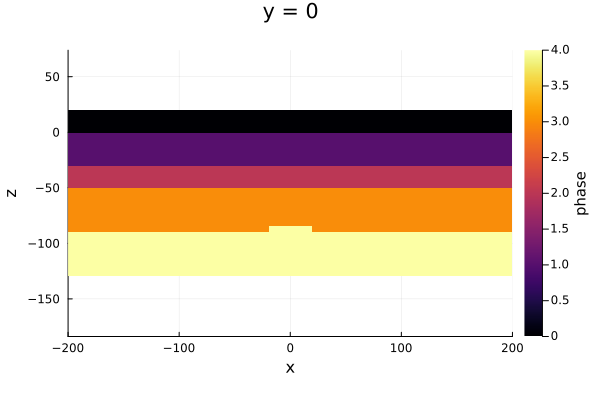

This figure's Julia source:
###############################
# 05_folds NR.02-24
# simple refiting model setup with plasticity

# if you have blue wavy underline below the model definition lines add this to the settings.json in the top left: "julia.lint.call": false
###############################


# load needed packages, GeophysicalModelGenerator is used to create shapes for the starting modelling conditions, GMT is used to import toppography, Plots is used to plot model before running the simulation
using LaMEM, GeophysicalModelGenerator, GMT, Plots


# directory you want your simulation's output to be saved in
out_dir = "output"

# Below we create a structure to define the modelling setup
model = Model(   
                # Scaling paramters, this ensure non-dimensionalisation in LaMEM but also gives the units to the outputs, you should not have to touch it 
                Scaling(GEO_units(  temperature     = 1000,
                                    stress          = 1e9Pa,
                                    length          = 1km,
                                    viscosity       = 1e20Pa*s) ),

                # This is where you setup the size of your model (as km as set above) and the resolution. e.g., x = [minX, maxX] (...)
                Grid(               x               = [-200.0,200.0],
                                    y               = [-1.0,1.0],               # notice here that y is only 2km as we want to run a 2D simulation
                                    z               = [-130.0,20.0],               # Here we change the maximum value of Z in order to account for "air"   
                                    nel             = (256,1,64) ),             # notice that only one element is given in the y-direction to effectively have a 2D simulation

                # sets the conditions at the walls of the modelled domain
                BoundaryConditions( temp_bot        = 20.0,                     # we set temperature, but it is not used in this model
                                    temp_top        = 20.0,
                                    open_top_bound  = 1,                        # we do not want a freesurface, yet!
                                    exx_num_periods = 1,
                                    exx_strain_rates= [2e-15]),
                                    # noslip          = [0, 0, 0, 0, 0, 0]),      # [left, right, front, back, bottom, top]

                # set timestepping parameters
                Time(               time_end        = 10.0,                     # Time is always expressed in Myrs (input/output definition)
                                    dt              = 0.001,                    # Target timestep, here 10k years
                                    dt_min          = 0.00001,                 # Minimum dt allowed, this is useful for more complex simulations
                                    dt_max          = 0.01,                      # max dt, here 100k years
                                    nstep_max       = 300,                      # Number of wanted timesteps
                                    nstep_out       = 2,                      # save output every nstep_out
                                    nstep_rdb       = 50 ),

                # set solution parameters
                SolutionParams(     eta_min         = 1e19,
                                    eta_ref         = 1e20,
                                    eta_max         = 1e24,
                                    init_guess      = 1,                        # initial guess flag
                                    p_lim_plast     = 1,                        # limit pressure at first iteration for plasticity
                                    min_cohes       = 1e3,                      # cohesion lower bound
                                    min_fric        = 0.1 ),       

                ModelSetup(         advect          = "rk2",                    # advection scheme
                                    interp          = "stag",                   # velocity interpolation scheme
                                    mark_ctrl       = "subgrid",                # marker control type
                                    rand_noise      = 1,
                                    nmark_lim       = [27, 64],                 # min/max number per cell
                                    nmark_sub       = 3 ),

                FreeSurface(	    surf_use        = 1,                        # free surface activation flag 
                                    surf_corr_phase = 1,                        # air phase ratio correction flag (due to surface position) 
                                    surf_level      = 0.0,                      # initial level 
                                    surf_air_phase  = 0,
                                    surf_max_angle  = 45.0 ),   

                # what will be saved in the output of the simulation
                Output(             out_density         = 1,
                                    out_melt_fraction   = 1,
                                    out_j2_strain_rate  = 1,
                                    out_temperature     = 1,
                                    out_pressure        = 1,
                                    out_surf            = 1,              
                                    out_surf_velocity   = 1,             	
                                    out_surf_pvd        = 1,  
                                    out_surf_topography = 1,
                                    out_dir             = out_dir ),
                # here we define the options for the solver, it is advised to no fiddle with this (only comment "-da_refine_y 1" for 3D simulations)
                Solver(             SolverType          = "direct",
                                    DirectSolver  	    = "mumps",
                                    PETSc_options       = [ "-snes_rtol 1e-2", "-snes_max_it 100"] )  
            )  

#=================== define phases (different materials) of the model ==========================#

model.Grid.Phases                  .= 1;                        # here we first define the background phase id = 0, this also defines the first layer
model.Grid.Temp                    .= 20.0;                     # here we first define the background temperature = 20.0


add_box!(model;  xlim=(model.Grid.coord_x[1], model.Grid.coord_x[2]), 
                ylim=(model.Grid.coord_y[1], model.Grid.coord_y[2]), 
                zlim=(-30.0, 0.0),

                Origin              = nothing,
                StrikeAngle         = 0,
                DipAngle            = 0,
                phase               = ConstantPhase(1),
                T                   = nothing )
add_box!(model;  xlim=(model.Grid.coord_x[1], model.Grid.coord_x[2]), 
                ylim=(model.Grid.coord_y[1], model.Grid.coord_y[2]), 
                zlim=(-50.0, -30.0),

                Origin              = nothing,
                StrikeAngle         = 0,
                DipAngle            = 0,
                phase               = ConstantPhase(2),
                T                   = nothing )

add_box!(model;  xlim=(model.Grid.coord_x[1], model.Grid.coord_x[2]), 
                ylim=(model.Grid.coord_y[1], model.Grid.coord_y[2]), 
                zlim=(-90.0, -50.0),

                Origin              = nothing,
                StrikeAngle         = 0,
                DipAngle            = 0,
                phase               = ConstantPhase(3),
                T                   = nothing )

add_box!(model;  xlim=(model.Grid.coord_x[1], model.Grid.coord_x[2]), 
                ylim=(model.Grid.coord_y[1], model.Grid.coord_y[2]), 
                zlim=(model.Grid.coord_z[1], -90.0),

                Origin              = nothing,
                StrikeAngle         = 0,
                DipAngle            = 0,
                phase               = ConstantPhase(4),
                T                   = nothing )

X                                   = model.Grid.Grid.X;
Z                                   = model.Grid.Grid.Z;
model.Grid.Phases[Z.>0.0]          .= 0;                        # if Z > 0 then we attribute the air phase value 0

# the next part overwrites the phase 1 with constant interval to create stripes for better vizualisation
# model.Grid.Phases[Z .> -35.0 .&& Z .<= -30.0 ] .= 2
# model.Grid.Phases[Z .> -25.0 .&& Z .<= -20.0 ] .= 2
# model.Grid.Phases[Z .> -15.0 .&& Z .<= -10.0 ] .= 2
# model.Grid.Phases[Z .> -5.0  .&& Z .<=  0.0 ]  .= 2

# add little notch to localize the formation of the rifting. Here the noth is slightly tested to generate asymmetric rifting
add_box!(model;  xlim=(-20, 20), 
                ylim=(model.Grid.coord_y[1], model.Grid.coord_y[2]), 
                zlim=(-90, -85.0),

                Origin              = nothing,
                StrikeAngle         = 0,
                DipAngle            = 0,
                phase               = ConstantPhase(4),
                T                   = nothing )
#====================== define material properties of the phases ============================#

softening = Softening(  ID              = 0,   			        # softening law ID
                        APS1            = 0.4, 			        # begin of softening APS
                        APS2            = 1.4, 			        # end of softening APS
                        A               = 0.95  ) 		        # reduction ratio
                            
air = Phase(            Name            = "Air",
                        ID              = 0,
                        rho             = 50, 
                        eta             = 1e19,         
                        G               = 5e10 );

crust_1 = Phase(        Name            = "crust_1",
                        ID              = 1,             
                        rho             = 2500,      
                        eta             = 1e24,       
                        G               = 5e10,                          
                        ch              = 30e6,
                        fr              = 30,
                        frSoftID  	    = 0 ); 
                        
crust_2 = Phase(        Name            = "crust_2",
                        ID              = 2,             
                        rho             = 3000,      
                        eta             = 1e21,       
                        G               = 5e10,                          
                        ch              = 30e6,
                        fr              = 30,
                        frSoftID  	    = 0 ); 

lithosphere = Phase(    Name            = "lithosphere",        
                        ID              = 3, 
                        rho             = 3300,       
                        eta             = 1e24,  
                        G               = 5e10,  
                        ch              = 30e6,
                        fr              = 30,
                        frSoftID  	    = 0 );      

asthenosphere = Phase(  Name            = "asthenosphere",        
                        ID              = 4, 
                        rho             = 3200,       
                        eta             = 1e20,      
                        G               = 5e10);     



add_phase!( model, air, crust_1, crust_2, lithosphere, asthenosphere)                          # this adds the phases to the model structure, oon't forget to add the air
add_softening!( model,  softening)

plot_cross_section(model, y=0, field=:phase)
savefig("06_rifting_model_plasticity.png")
#=============================== perform simulation ===========================================#

run_lamem(model, 8)
